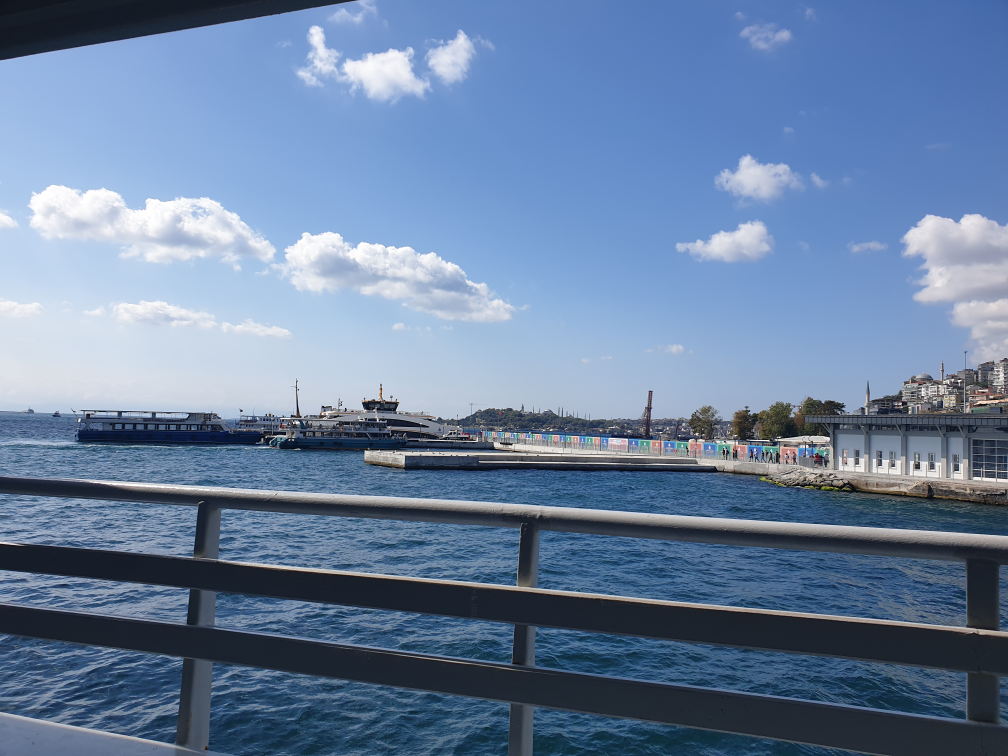
#> input picture inputs/slic.jpg, 4032 x 3024 px (shown at 1/4 size)
$ jupyter execute q3.ipynb
#> lines starting #> are read from the running program, lines starting #| are printed output that depends on the picture
### q3_funcs.py
import matplotlib.pyplot as plt
import numpy as np
import cv2
from scipy.signal import medfilt


def get_feature_vectors(img):
    lab_vectors = cv2.cvtColor(img, cv2.COLOR_BGR2Lab)
    xy_vectors = np.zeros((img.shape[0], img.shape[1], 2))
    for i in range(img.shape[0]):
        xy_vectors[i, :, 0] = i
    for j in range(img.shape[1]):
        xy_vectors[:, j, 1] = j

    return lab_vectors, xy_vectors


# [4 lines of commented-out code are left out]

def get_img_gradients(img):
    img_gray = cv2.cvtColor(img, cv2.COLOR_BGR2GRAY)
    x_derivative = img_gray - np.roll(img_gray, 1, axis=0)
    y_derivative = img_gray - np.roll(img_gray, 1, axis=1)
    result = -np.sqrt(np.square(x_derivative) + np.square(y_derivative))
    return result


def perturb_centers(img, img_grads, centers, perturb_radius):
    result = centers.copy()
    for i in range(centers.shape[0]):
        for j in range(centers.shape[1]):
            x, y = centers[i, j, 0], centers[i, j, 1]
            area = img_grads[x - perturb_radius: x + perturb_radius, y - perturb_radius: y + perturb_radius]
            m = np.min(area)
            mask = np.where(area == m)
            result[i, j, 0], result[i, j, 1] = mask[0][0] + x - perturb_radius, mask[1][0] + y - perturb_radius
    return result


def initialize_cluster_centers(img, img_grads, num_of_centers, perturb_radius):
    h, w = img.shape[0], img.shape[1]
    s = int(np.sqrt(h * w / num_of_centers) / 2)
    m, n = int(np.round(h / (2 * s))), int(np.round(w / (2 * s)))
    centers = np.zeros((m, n, 2), dtype='int')
    for i in range(m):
        for j in range(n):
            centers[i, j, 0] = int(s * (2 * i + 1))
            centers[i, j, 1] = int(s * (2 * j + 1))

    return perturb_centers(img, img_grads, centers, perturb_radius)


# [70 lines of commented-out code are left out]

def find_closest_center(i, j, centers, r, s, lab_vectors, xy_vectors, alpha):
    m, n = centers.shape[0], centers.shape[1]
    if r == 0 and s == 0:
        return r, s
    if r == 0 and s == n:
        return r, s - 1
    if r == m and s == 0:
        return r - 1, s
    if r == m and s == n:
        # print(r, s)
        return r - 1, s - 1

    d_lab = np.ones((3, 4))
    d_xy = np.ones((2, 4))
    d_lab_ij = lab_vectors[i, j, :].reshape((3, 1))
    d_xy_ij = xy_vectors[i, j].reshape((2, 1))
    if r == 0:
        result_centers = np.asarray([[r, s], [r, s - 1]])
        d_lab[:, ::2] = d_lab[:, ::2] * lab_vectors[centers[r, s, 0], centers[r, s, 1]].reshape((3, 1))
        d_lab[:, 1::2] = d_lab[:, 1::2] * lab_vectors[centers[r, s - 1, 0], centers[r, s - 1, 1]].reshape((3, 1))
        d_xy[:, ::2] = d_xy[:, ::2] * xy_vectors[centers[r, s, 0], centers[r, s, 1]].reshape((2, 1))
        d_xy[:, 1::2] = d_xy[:, 1::2] * xy_vectors[centers[r, s - 1, 0], centers[r, s - 1, 1]].reshape((2, 1))
        d1 = np.sum(np.square(d_lab - d_lab_ij), axis=0)
        d2 = np.multiply(np.sum(np.square(d_xy - d_xy_ij), axis=0), alpha)
        d = np.add(d1, d2)
        t = np.argmin(d)
        return result_centers[t]
    if r == m:
        result_centers = np.asarray([[r - 1, s], [r - 1, s - 1]])
        d_lab[:, ::2] = d_lab[:, ::2] * lab_vectors[centers[r - 1, s, 0], centers[r - 1, s, 1]].reshape((3, 1))
        d_lab[:, 1::2] = d_lab[:, 1::2] * lab_vectors[centers[r - 1, s - 1, 0], centers[r - 1, s - 1, 1]].reshape(
            (3, 1))
        d_xy[:, ::2] = d_xy[:, ::2] * xy_vectors[centers[r - 1, s, 0], centers[r - 1, s, 1]].reshape((2, 1))
        d_xy[:, 1::2] = d_xy[:, 1::2] * xy_vectors[centers[r - 1, s - 1, 0], centers[r - 1, s - 1, 1]].reshape((2, 1))
        d1 = np.sum(np.square(d_lab - d_lab_ij), axis=0)
        d2 = np.multiply(np.sum(np.square(d_xy - d_xy_ij), axis=0), alpha)
        d = np.add(d1, d2)
        t = np.argmin(d)
        return result_centers[t]
    if s == 0:
        result_centers = np.asarray([[r, s], [r - 1, s]])
        d_lab[:, ::2] = d_lab[:, ::2] * lab_vectors[centers[r, s, 0], centers[r, s, 1]].reshape((3, 1))
        d_lab[:, 1::2] = d_lab[:, 1::2] * lab_vectors[centers[r - 1, s, 0], centers[r - 1, s, 1]].reshape((3, 1))
        d_xy[:, ::2] = d_xy[:, ::2] * xy_vectors[centers[r, s, 0], centers[r, s, 1]].reshape((2, 1))
        d_xy[:, 1::2] = d_xy[:, 1::2] * xy_vectors[centers[r - 1, s, 0], centers[r - 1, s, 1]].reshape((2, 1))
        d1 = np.sum(np.square(d_lab - d_lab_ij), axis=0)
        d2 = np.multiply(np.sum(np.square(d_xy - d_xy_ij), axis=0), alpha)
        d = np.add(d1, d2)
        t = np.argmin(d)
        return result_centers[t]

    if s == n:
        result_centers = np.asarray([[r, s - 1], [r - 1, s - 1]])
        d_lab[:, ::2] = d_lab[:, ::2] * lab_vectors[centers[r, s - 1, 0], centers[r, s - 1, 1]].reshape((3, 1))
        d_lab[:, 1::2] = d_lab[:, 1::2] * lab_vectors[centers[r - 1, s - 1, 0], centers[r - 1, s - 1, 1]].reshape(
            (3, 1))
        d_xy[:, ::2] = d_xy[:, ::2] * xy_vectors[centers[r, s - 1, 0], centers[r, s - 1, 1]].reshape((2, 1))
        d_xy[:, 1::2] = d_xy[:, 1::2] * xy_vectors[centers[r - 1, s - 1, 0], centers[r - 1, s - 1, 1]].reshape((2, 1))
        d1 = np.sum(np.square(d_lab - d_lab_ij), axis=0)
        d2 = np.multiply(np.sum(np.square(d_xy - d_xy_ij), axis=0), alpha)
        d = np.add(d1, d2)
        t = np.argmin(d)
        return result_centers[t]
    result_centers = np.asarray([[r - 1, s - 1], [r - 1, s], [r, s], [r, s - 1]])
    d_lab[:, 0] = lab_vectors[centers[r - 1, s - 1, 0], centers[r - 1, s - 1, 1]]
    d_lab[:, 1] = lab_vectors[centers[r - 1, s, 0], centers[r - 1, s, 1]]
    d_lab[:, 2] = lab_vectors[centers[r, s, 0], centers[r, s, 1]]
    d_lab[:, 3] = lab_vectors[centers[r, s - 1, 0], centers[r, s - 1, 1]]
    d_xy[:, 0] = xy_vectors[centers[r - 1, s - 1, 0], centers[r - 1, s - 1, 1]]
    d_xy[:, 1] = xy_vectors[centers[r - 1, s, 0], centers[r - 1, s, 1]]
    d_xy[:, 2] = xy_vectors[centers[r, s, 0], centers[r, s, 1]]
    d_xy[:, 3] = xy_vectors[centers[r, s - 1, 0], centers[r, s - 1, 1]]
    d1 = np.sum(np.square(d_lab - d_lab_ij), axis=0)
    d2 = np.multiply(np.sum(np.square(d_xy - d_xy_ij), axis=0), alpha)
    d = np.add(d1, d2)
    t = np.argmin(d)
    return result_centers[t]


# [18 lines of commented-out code are left out]


def cluster_pixels(img, centers, lab_vectors, xy_vectors, alpha, num_of_iterations=7):
    h, w = img.shape[0], img.shape[1]
    labels = np.zeros((h, w), dtype='int')
    a1, b1 = centers.shape[0], centers.shape[1]
    for t in range(num_of_iterations):
        r, s = 0, 0
        for i in range(h):
            for j in range(w):
                if s < centers.shape[1] and j > centers[
                    min(r, centers.shape[0] - 1), s, 1]:  # update close cluster point
                    s += 1
                a2, b2 = find_closest_center(i, j, centers, r, s, lab_vectors, xy_vectors, alpha)
                labels[i, j] = b1 * a2 + b2

            s = 0
            if r < centers.shape[0] and i > centers[r, s, 0]:
                r += 1
        centers2 = update_centers(labels, centers)
        threshold = np.sqrt(np.sum(np.square(centers2 - centers)))
        print(threshold)
        centers = centers2
    # plt.imshow(labels, cmap='gray')
    # plt.show()

    return labels


# [32 lines left out: functions update_centers, remove_noise, generate_result_img, not called in this run]

### q3.ipynb
## Question 3: SLIC

In this question, we implement SLIC method for segmenting a given
image. Functions used for applying SLIC are implemented in `q3_funcs.py`, and
main code that uses these functions to perform segmentation is in `q3.py`

### q3_funcs.py

The first function implemented in this file is
`get_feature_vectors`, which takes an image as input and
outputs Lab and XY feature vectors corresponding to it:

[cell 1]
import matplotlib.pyplot as plt
import numpy as np
import cv2
from scipy.signal import medfilt


# [9 lines left out: function get_feature_vectors, not called in this run]

Next function computes the gradient of the image, which is used to
 perturb cluster centers :

[cell 2]
# [6 lines left out: function get_img_gradients, not called in this run]

Function `perturb_centers` takes cluster centers, image gradients and an integer
 perturb radius, and moves each center to a pixel around it with minimum gradient :

[cell 3]
# [10 lines left out: function perturb_centers, not called in this run]

Next function is `initialize_cluster_centers`, which uses the above functions and a given number of clusters to
create an array containing the locations of the initial cluster centers:

[cell 4]
# [11 lines left out: function initialize_cluster_centers, not called in this run]

Now that we have our initial centers, we can use them to cluster the image.
Function `find_closest_center` finds the closest center to a given pixel by getting:
<ul>
<li>
i,j : position of the pixel in image
<li>
centers: an array containing the position of centers
<li>
r,s : indices of the nearest cluster center on the bottom right of the pixel, in centers
array.
<li>
lab_vectors,xy_vectors,alpha : Feature vectors and parameters used for computing the difference between the pixel and a cluster center.
</ul>
 and outputing two integers , indicating the indices of the closest center to the pixel in centers array.

[cell 5]
# [77 lines left out: function find_closest_center, not called in this run]

Main function of this file is `cluster_pixels` , which performs segmentation by getting
<ul>
<li>
image
<li>
centers
<li>
Feature vectors and value alpha
<li> an integer indicating the number of iterations
</ul>
 and outputs an array name labels, with the same size as image, containing the label of each pixel in segmentation

[cell 6]
# [25 lines left out: function cluster_pixels, not called in this run]

Next function is used to update cluster centers after each iteration, from the resulting labels.
We replace each center with the average of the pixels lying in its cluster:

[cell 7]
# [16 lines left out: function update_centers, not called in this run]

Function `remove_noise` uses median filtering on labels to remove possible noises from result. It takes labels and
an integer num_of_iterations and applies median filter on labels num_of_iterations times:

[cell 8]
# [5 lines left out: function remove_noise, not called in this run]

Finally, function `generate_result_img` takes image and labels, and draws segments on the image. It first finds the edges of the
labels by taking derivatives from it and them makes the pixels in the image, which correspond to edge pixels in label, black

[cell 9]
# [7 lines left out: function generate_result_img, not called in this run]

### q3.py

Now that we have our functions implemented, we can use them to perform segmentation on the given image.

In order to make the performance faster, we first resize the image by dividing each of its
dimensions to 4, find labels in this dimension and then resize labels array to the shape of the original
image, and finally, segment original image using the resulting labels:

[cell 10]
import q3_funcs
import matplotlib.pyplot as plt
import numpy as np
import cv2

input_path = "inputs/slic.jpg"
output_paths = ["outputs/res06.jpg", "outputs/res07.jpg", "outputs/res08.jpg", "outputs/res09.jpg"]
img = cv2.imread(input_path)
#> img is the input picture: shape (3024, 4032, 3); mean B, G, R 159.8, 128.3, 105.3

shape = (img.shape[1], img.shape[0])
#> shape = (4032, 3024)
img_resized = cv2.resize(img, (1008, 776))
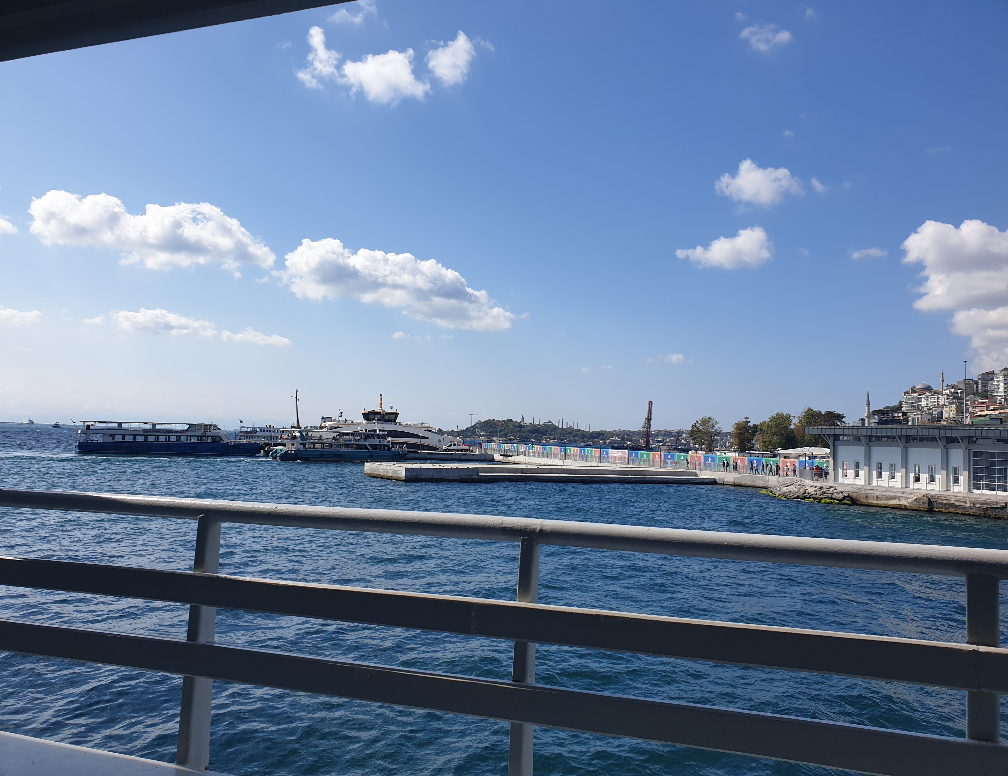
#> img_resized: shape (776, 1008, 3); mean B, G, R 159.6, 128.2, 105.2
lab_vectors, xy_vectors = q3_funcs.get_feature_vectors(img_resized)
#> in get_feature_vectors, `lab_vectors = cv2.cvtColor(img, cv2.COLOR_BGR2Lab)`: lab_vectors: shape (776, 1008, 3); mean of channels 0, 1, 2 132.8, 128.4, 108.7
img_grads = q3_funcs.get_img_gradients(img_resized)
#> in get_img_gradients, `img_gray = cv2.cvtColor(img, cv2.COLOR_BGR2GRAY)`:
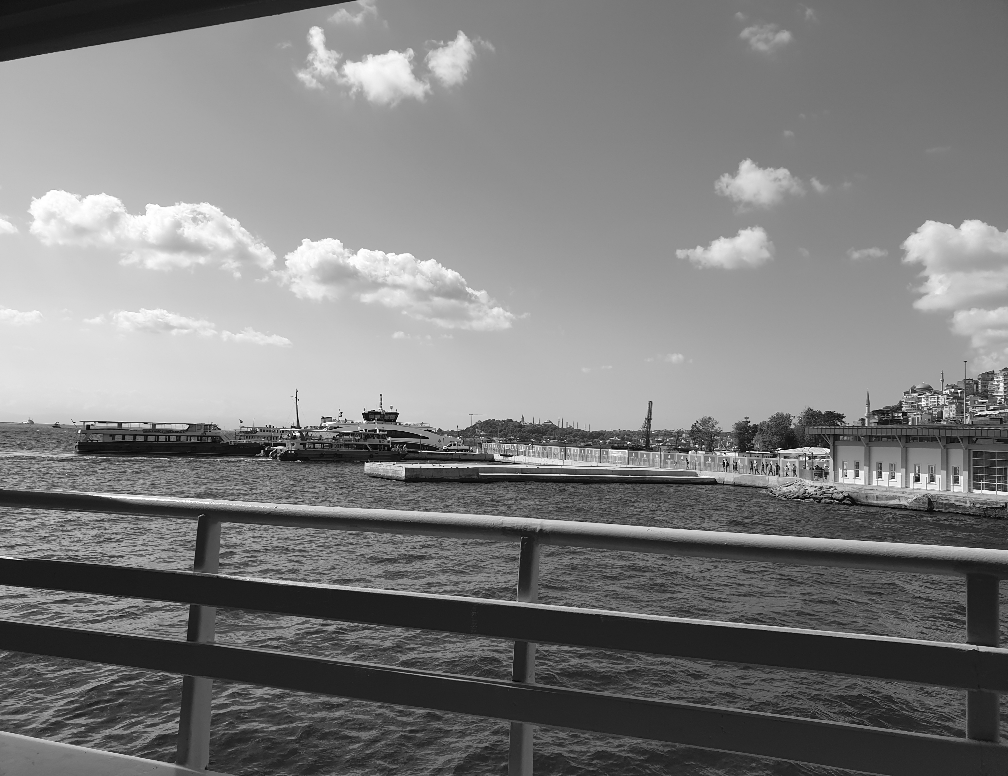
#> img_gray: shape (776, 1008); min 0, max 255, mean 124.9
#> in get_img_gradients, `x_derivative = img_gray - np.roll(img_gray, 1, axis=0)`:
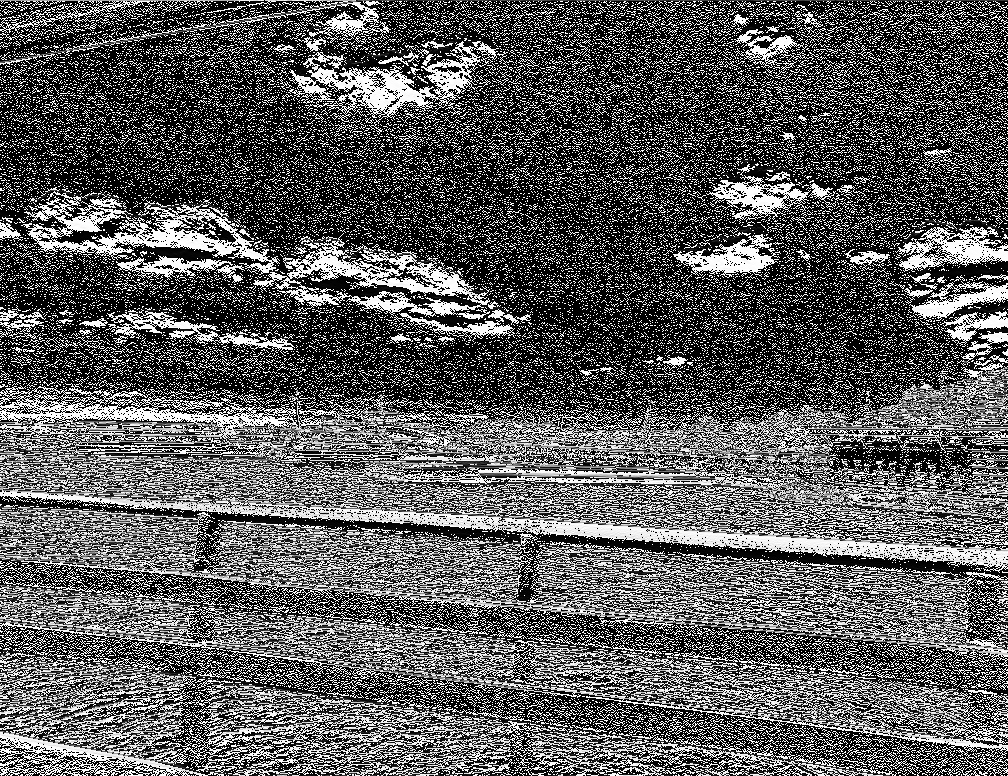
#> x_derivative: shape (776, 1008); min 0, max 255, mean 91.2
#> in get_img_gradients, `y_derivative = img_gray - np.roll(img_gray, 1, axis=1)`:
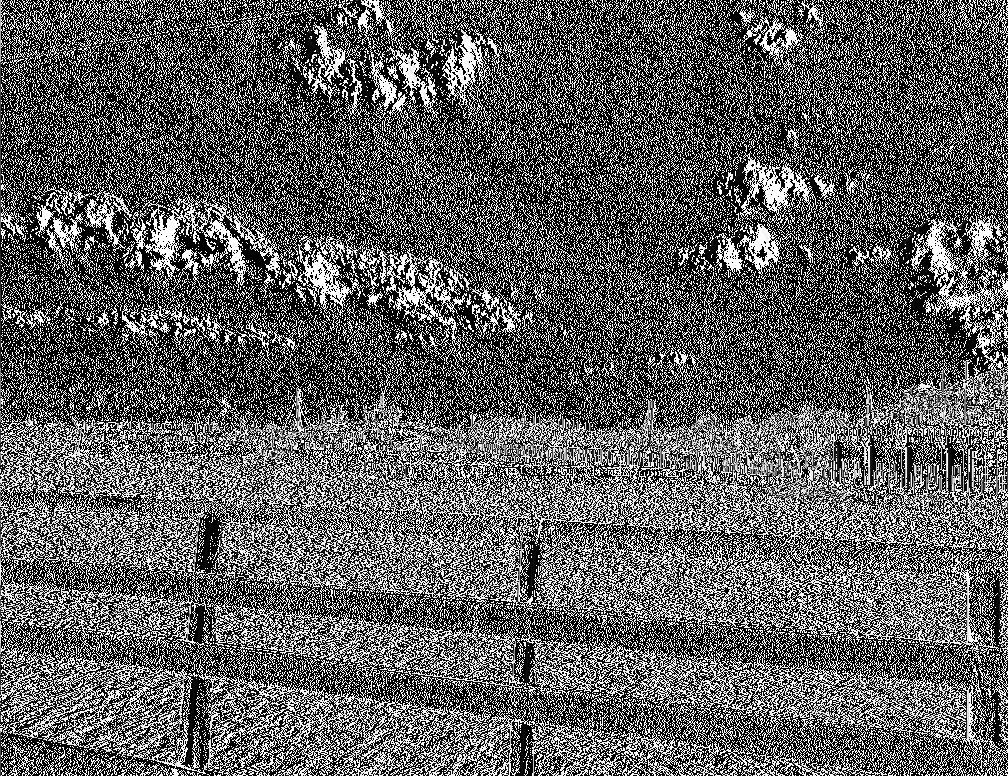
#> y_derivative: shape (776, 1008); min 0, max 255, mean 94.4
#> in get_img_gradients, `result = -np.sqrt(np.square(x_derivative) + np.square(y_derivative))`:
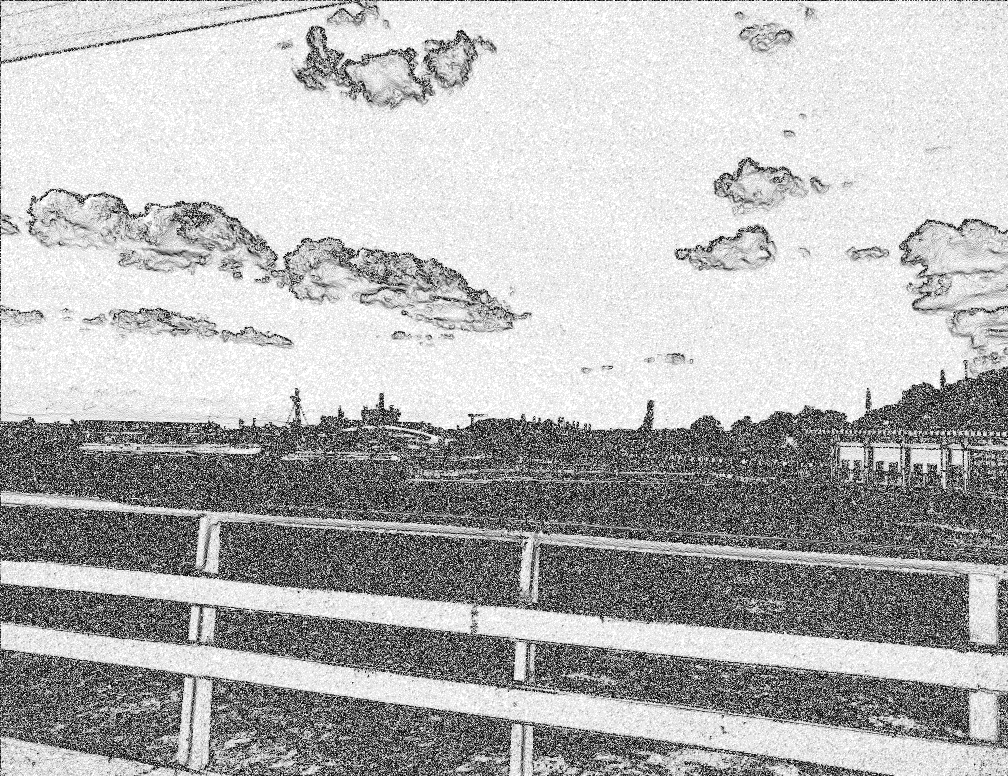
#> result: shape (776, 1008) float16; min -15.91, max 0, mean -4.48; drawn with min black and max white

for i, n in enumerate([64, 256, 1024, 2048]):
    centers = q3_funcs.initialize_cluster_centers(img_resized, img_grads, n, 5)
    labels = q3_funcs.cluster_pixels(img_resized, centers, lab_vectors, xy_vectors, 0.5)
    labels = q3_funcs.remove_noise(labels, 3)

    labels = cv2.resize(labels, shape)
    result = q3_funcs.generate_result_img(img, labels)
    cv2.imwrite(output_paths[i], result)
